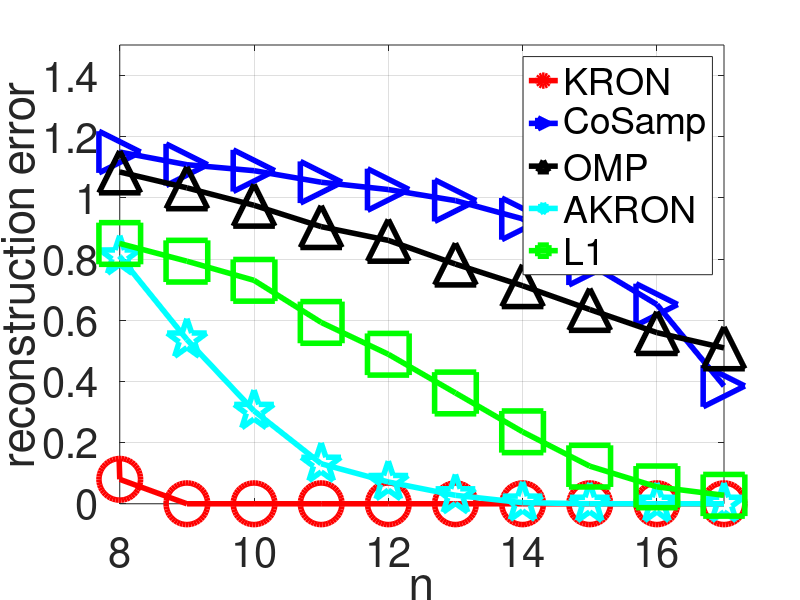
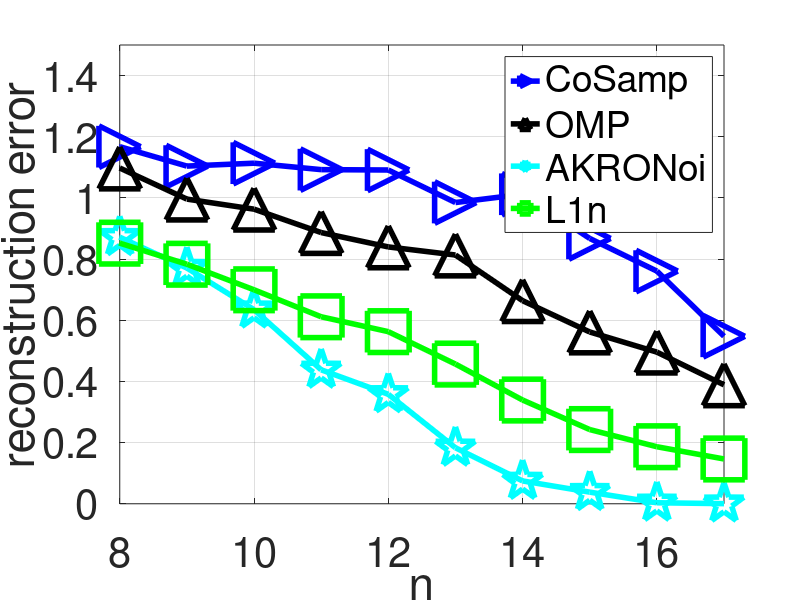
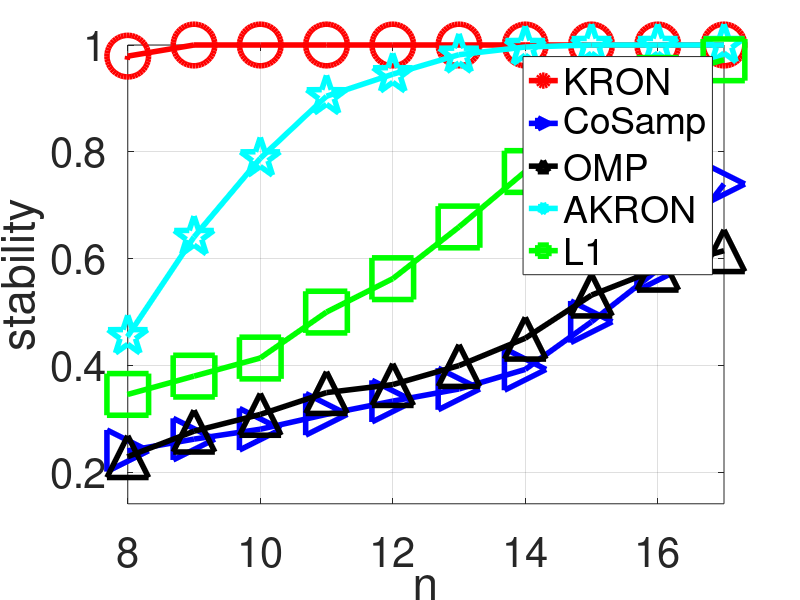
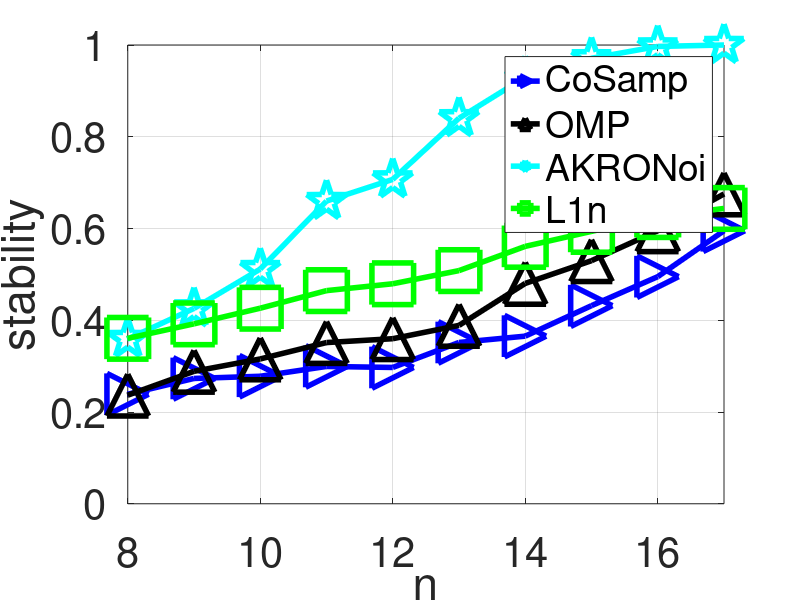

Here is the MATLAB script that generated these plots, in order:
clc
clear 
close all

load mat/noise_experiments.mat
I = 5:M; %2:size(errs_no_norm,2);


% errs_noise(1, mm) = errs_noise(1, mm) + per_error(x, x_kr_spar);
% errs_noise(2, mm) = errs_noise(2, mm) + per_error(x, x_cosamp);
% errs_noise(3, mm) = errs_noise(3, mm) + per_error(x, x_omp);
% errs_noise(4, mm) = errs_noise(4, mm) + per_error(x, x_l1kr);
% errs_noise(5, mm) = errs_noise(5, mm) + per_error(x, x_l1krn);
% errs_noise(6, mm) = errs_noise(6, mm) + per_error(x, x_l1);
% errs_noise(7, mm) = errs_noise(7, mm) + per_error(x, x_l1n);

lw = 4;
ms = 30;
fs = 30;
%%
h = figure; 
hold on; grid on;
box on;
plot(I, errs_clean(1, 1:numel(I)), 'ro-', 'LineWidth', lw, 'MarkerSize', ms);%kr
plot(I, errs_clean(2, 1:numel(I)), 'b>-', 'LineWidth', lw, 'MarkerSize', ms);%cosamp
plot(I, errs_clean(3, 1:numel(I)), 'k^-', 'LineWidth', lw, 'MarkerSize', ms);%omp
plot(I, errs_clean(4, 1:numel(I)), 'cp-', 'LineWidth', lw, 'MarkerSize', ms);%akron
% plot(I, errs_clean(5, 1:numel(I)), 'ms-', 'LineWidth', 2);%akronoi
plot(I, errs_clean(6, 1:numel(I)), 'gs-', 'LineWidth', lw, 'MarkerSize', ms);%l1
% plot(I, errs_clean(7, 1:numel(I)), 'bo-', 'LineWidth', 2);%l1n
axis tight;
xlim([8, M])
ylim([0, 1.5])
% legend('KR', 'CoSamp', 'OMP', 'AKRON', 'AKRONoi', 'L1', 'L1n', 'Location', 'best');
% columnlegend(2, {'KRON', 'CoSamp', 'OMP', 'AKRON', 'L1'}, 'fontsize', 50);
legend('KRON', 'CoSamp', 'OMP', 'AKRON', 'L1', 'Location', 'best');
xlabel('n', 'FontSize', fs);
ylabel('reconstruction error', 'FontSize', fs);
set(gca, 'fontsize', fs);
saveas(h, 'eps/noise_exp_clean.eps', 'eps2c')

%%
g = figure; 
hold on; grid on;
box on;
% plot(I, errs_noise(1, 1:numel(I)), 'ro-', 'LineWidth', lw, 'MarkerSize', ms);%kr
plot(I, errs_noise(2, 1:numel(I)), 'b>-', 'LineWidth', lw, 'MarkerSize', ms);%cosamp
plot(I, errs_noise(3, 1:numel(I)), 'k^-', 'LineWidth', lw, 'MarkerSize', ms);%omp
% plot(I, errs_noise(4, 1:numel(I)), 'cp-', 'LineWidth', lw, 'MarkerSize', ms);%akron
plot(I, errs_noise(5, 1:numel(I)), 'cp-', 'LineWidth', lw, 'MarkerSize', ms);%akronoi
% plot(I, errs_noise(6, 1:numel(I)), 'rs-', 'LineWidth', lw, 'MarkerSize', ms);%l1
plot(I, errs_noise(7, 1:numel(I)), 'gs-', 'LineWidth', lw, 'MarkerSize', ms);%l1n
xlim([8, M])
ylim([0, 1.5])
legend('CoSamp', 'OMP', 'AKRONoi', 'L1n', 'Location', 'best');
% legend('KR', 'CoSamp', 'OMP', 'AKRON', 'AKRONoi', 'Location', 'best');
xlabel('n', 'FontSize', fs);
ylabel('reconstruction error', 'FontSize', fs);
set(gca, 'fontsize', fs);
saveas(g, 'eps/noise_exp_noise.eps', 'eps2c')
%%
h = figure; 
hold on; grid on;
box on;
plot(I, errs_clean_2(1, 1:numel(I)), 'ro-', 'LineWidth', lw, 'MarkerSize', ms);%kr
plot(I, errs_clean_2(2, 1:numel(I)), 'b>-', 'LineWidth', lw, 'MarkerSize', ms);%cosamp
plot(I, errs_clean_2(3, 1:numel(I)), 'k^-', 'LineWidth', lw, 'MarkerSize', ms);%omp
plot(I, errs_clean_2(4, 1:numel(I)), 'cp-', 'LineWidth', lw, 'MarkerSize', ms);%akron
% plot(I, errs_clean_2(5, 1:numel(I)), 'ms-', 'LineWidth', 2);%akronoi
plot(I, errs_clean_2(6, 1:numel(I)), 'gs-', 'LineWidth', lw, 'MarkerSize', ms);%l1
% plot(I, errs_clean_2(7, 1:numel(I)), 'bo-', 'LineWidth', 2);%l1n
axis tight;
xlim([8, M])
% ylim([0, 1.5])
% legend('KR', 'CoSamp', 'OMP', 'AKRON', 'AKRONoi', 'L1', 'L1n', 'Location', 'best');
legend('KRON', 'CoSamp', 'OMP', 'AKRON', 'L1', 'Location', 'best');
xlabel('n', 'FontSize', fs);
ylabel('stability', 'FontSize', fs);
set(gca, 'fontsize', fs);
saveas(h, 'eps/noise_exp_clean_stability.eps', 'eps2c')
%%
h = figure; 
hold on; grid on;
box on;
% plot(I, errs_noise_2(1, 1:numel(I)), 'ro-', 'LineWidth', lw, 'MarkerSize', ms);%kr
plot(I, errs_noise_2(2, 1:numel(I)), 'b>-', 'LineWidth', lw, 'MarkerSize', ms);%cosamp
plot(I, errs_noise_2(3, 1:numel(I)), 'k^-', 'LineWidth', lw, 'MarkerSize', ms);%omp
% plot(I, errs_noise_2(4, 1:numel(I)), 'cp-', 'LineWidth', lw, 'MarkerSize', ms);%akron
plot(I, errs_noise_2(5, 1:numel(I)), 'cp-', 'LineWidth', lw, 'MarkerSize', ms);%akronoi
% plot(I, errs_noise_2(6, 1:numel(I)), 'rs-', 'LineWidth', lw, 'MarkerSize', ms);%l1
plot(I, errs_noise_2(7, 1:numel(I)), 'gs-', 'LineWidth', lw, 'MarkerSize', ms);%l1n
xlim([8, M])
% ylim([0, 1.5])
legend('CoSamp', 'OMP', 'AKRONoi', 'L1n', 'Location', 'best');
% legend('KR', 'CoSamp', 'OMP', 'AKRON', 'AKRONoi', 'Location', 'best');
xlabel('n', 'FontSize', fs);
ylabel('stability', 'FontSize', fs);
set(gca, 'fontsize', fs);
saveas(h, 'eps/noise_exp_noise_stability.eps', 'eps2c')
